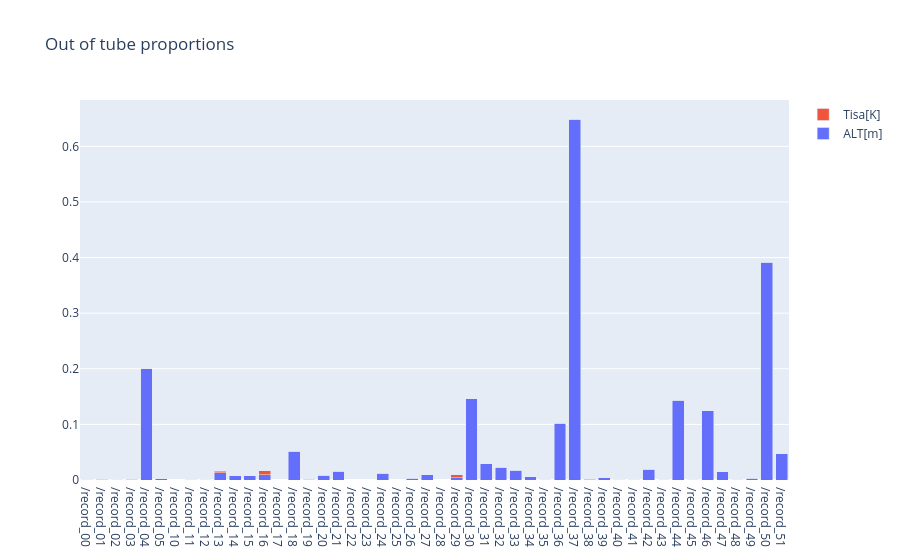

The code cell stored with this chart in its notebook:
### Markdown cell above
Le cas des longueurs d'intervalles vides pose encore des problème. Si c'est le cas c'est que les instants sont mal calculés, mais cela peut toujours arriver.

### Code cell
T.plot_scores()

### Figure 1 — Plotly figure (JSON) as saved in the notebook; plotly's stock layout.template omitted (floating-point values rounded to 4 significant figures)
{"data": [{"name": "ALT[m]", "type": "bar", "x": ["/record_00", "/record_01", "/record_02", "/record_03", "/record_04", "/record_05", "/record_10", "/record_11", "/record_12", "/record_13", "/record_14", "/record_15", "/record_16", "/record_17", "/record_18", "/record_19", "/record_20", "/record_21", "/record_22", "/record_23", "/record_24", "/record_25", "/record_26", "/record_27", "/record_28", "/record_29", "/record_30", "/record_31", "/record_32", "/record_33", "/record_34", "/record_35", "/record_36", "/record_37", "/record_38", "/record_39", "/record_40", "/record_41", "/record_42", "/record_43", "/record_44", "/record_45", "/record_46", "/record_47", "/record_48", "/record_49", "/record_50", "/record_51"], "y": [0.0005484, 0.001514, 0.0003243, 0.001379, 0.2, 0.002427, 0, 0.0005829, 0.0004117, 0.01311, 0.007481, 0.007576, 0.009448, 0, 0.05131, 0.001445, 0.00855, 0.01597, 0, 0, 0.01255, 0, 0.002822, 0.009009, 0, 0.004246, 0.1457, 0.02897, 0.02318, 0.01756, 0.005931, 0.0006814, 0.1021, 0.6491, 0.001128, 0.003991, 0.0004411, 0.000388, 0.01974, 0.000254, 0.1433, 0.0006351, 0.1241, 0.01467, 0.000508, 0.002906, 0.3912, 0.0474]}, {"name": "Tisa[K]", "type": "bar", "x": ["/record_00", "/record_01", "/record_02", "/record_03", "/record_04", "/record_05", "/record_10", "/record_11", "/record_12", "/record_13", "/record_14", "/record_15", "/record_16", "/record_17", "/record_18", "/record_19", "/record_20", "/record_21", "/record_22", "/record_23", "/record_24", "/record_25", "/record_26", "/record_27", "/record_28", "/record_29", "/record_30", "/record_31", "/record_32", "/record_33", "/record_34", "/record_35", "/record_36", "/record_37", "/record_38", "/record_39", "/record_40", "/record_41", "/record_42", "/record_43", "/record_44", "/record_45", "/record_46", "/record_47", "/record_48", "/record_49", "/record_50", "/record_51"], "y": [0, 0, 0, 0, 0, 0, 0, 0, 0, 0.002185, 0, 0, 0.007086, 0, 0, 0, 0, 0, 0, 0, 0, 0, 0, 0, 0, 0.005096, 0, 0, 0, 0, 0, 0, 0, 0, 0.001504, 0, 0, 0, 0, 0, 0, 0, 0, 0, 0, 0.0004589, 0, 0]}], "layout": {"barmode": "stack", "title": {"text": "Out of tube proportions"}}}
